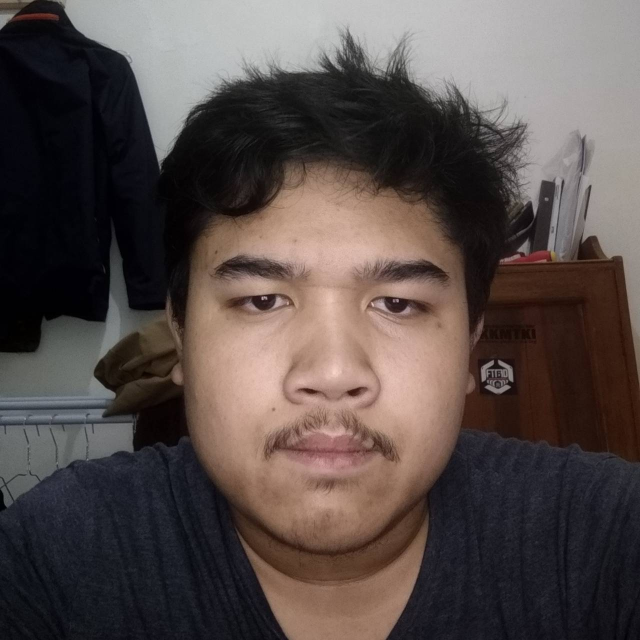
#> input picture data/Face Recognition/669689.jpg, 1280 x 1280 px (shown at 1/2 size); its folder holds only this picture in this run
$ python main.py
#> lines starting #> are read from the running program, lines starting #| are printed output that depends on the picture
### src/averageface.py
import numpy as np
import cv2
import os

def getAvgFace(dir):
#> called with dir = 'data/Face Recognition/'
    init = np.zeros([256, 256], dtype=int)
    count = 0
    for filename in os.scandir(dir):
        if filename.is_file():
            img = cv2.imread(filename.path, 0)
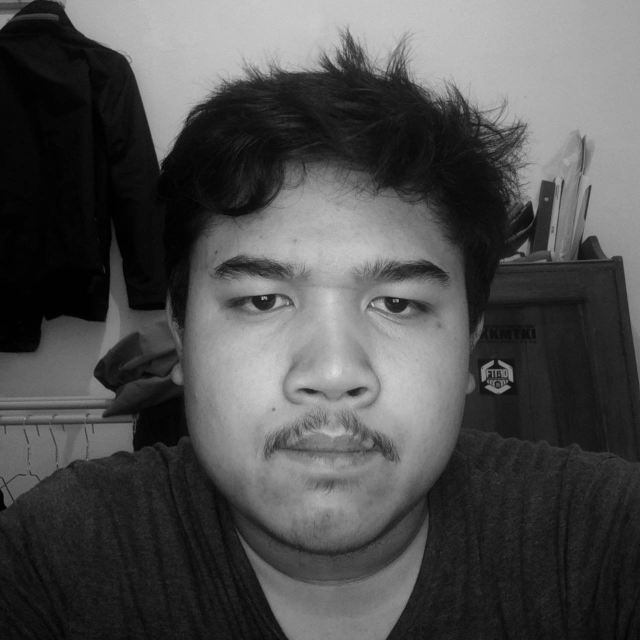
#> img: shape (1280, 1280) (shown at 1/2 size); min 0, max 223, mean 79
            img = cv2.resize(img, (256, 256))
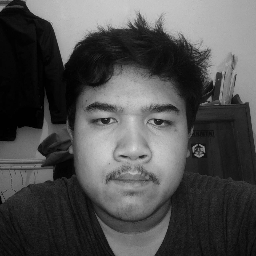
#> img: shape (256, 256); min 0, max 221, mean 79
            init = np.add(init, img)
            count += 1
    init = np.multiply(1/count, init)
    init = init.astype(np.uint8)
    return init, count

# img = cv2.imread("../ALGEO-2/data/gray/CR1.png", 0);
# [5 lines that do not run on import are left out]

### src/main.py
import numpy as np
import getcovariant
import averageface
import matplotlib.pyplot as plt
import cv2
from os.path import exists
import os
import natsort
import time
import shutil

# [96 lines left out: functions qr, make_householder, eigenValVec, sortEigenVectors, getAdjustedVector, displayEigenFaces and 3 more, not called in this run]

def predictImageIndex(testImage, trainingPath):
    avgImg, imgNum = averageface.getAvgFace(trainingPath)
#> imgNum = 1
#> (the run stopped early here; a loop or call above may not have finished)
